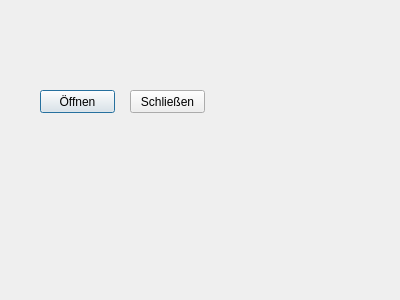
<?xml version="1.0" encoding="UTF-8"?>
<ui version="4.0">
 <class>AktionenDialog</class>
 <widget class="QDialog" name="AktionenDialog">
  <property name="geometry">
   <rect>
    <x>0</x>
    <y>0</y>
    <width>400</width>
    <height>300</height>
   </rect>
  </property>
  <property name="windowTitle">
   <string>Dialog</string>
  </property>
  <widget class="QPushButton" name="oeffnen">
   <property name="geometry">
    <rect>
     <x>40</x>
     <y>90</y>
     <width>75</width>
     <height>23</height>
    </rect>
   </property>
   <property name="text">
    <string>Öffnen</string>
   </property>
  </widget>
  <widget class="QPushButton" name="schliesen">
   <property name="geometry">
    <rect>
     <x>130</x>
     <y>90</y>
     <width>75</width>
     <height>23</height>
    </rect>
   </property>
   <property name="minimumSize">
    <size>
     <width>75</width>
     <height>23</height>
    </size>
   </property>
   <property name="maximumSize">
    <size>
     <width>75</width>
     <height>23</height>
    </size>
   </property>
   <property name="text">
    <string>Schließen</string>
   </property>
  </widget>
 </widget>
 <resources/>
 <connections/>
</ui>
